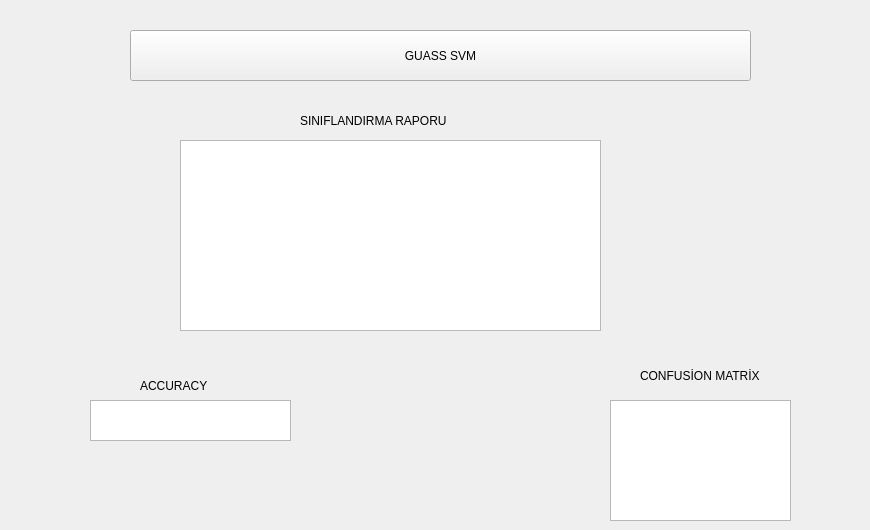
    <widget class="QWidget" name="tab_17">
     <attribute name="title">
      <string>GUASS SVM</string>
     </attribute>
     <widget class="QPushButton" name="pushButton_9">
      <property name="geometry">
       <rect>
        <x>130</x>
        <y>30</y>
        <width>621</width>
        <height>51</height>
       </rect>
      </property>
      <property name="text">
       <string>GUASS SVM</string>
      </property>
     </widget>
     <widget class="QLabel" name="label_36">
      <property name="geometry">
       <rect>
        <x>140</x>
        <y>360</y>
        <width>221</width>
        <height>51</height>
       </rect>
      </property>
      <property name="text">
       <string>ACCURACY</string>
      </property>
     </widget>
     <widget class="QLabel" name="label_37">
      <property name="geometry">
       <rect>
        <x>300</x>
        <y>110</y>
        <width>211</width>
        <height>21</height>
       </rect>
      </property>
      <property name="text">
       <string>SINIFLANDIRMA RAPORU</string>
      </property>
     </widget>
     <widget class="QLabel" name="label_38">
      <property name="geometry">
       <rect>
        <x>640</x>
        <y>360</y>
        <width>221</width>
        <height>31</height>
       </rect>
      </property>
      <property name="text">
       <string>CONFUSİON MATRİX</string>
      </property>
     </widget>
     <widget class="QTextEdit" name="textEdit_13">
      <property name="geometry">
       <rect>
        <x>180</x>
        <y>140</y>
        <width>421</width>
        <height>191</height>
       </rect>
      </property>
     </widget>
     <widget class="QTextEdit" name="textEdit_14">
      <property name="geometry">
       <rect>
        <x>90</x>
        <y>400</y>
        <width>201</width>
        <height>41</height>
       </rect>
      </property>
     </widget>
     <widget class="QTextEdit" name="textEdit_15">
      <property name="geometry">
       <rect>
        <x>610</x>
        <y>400</y>
        <width>181</width>
        <height>121</height>
       </rect>
      </property>
     </widget>
    </widget>
